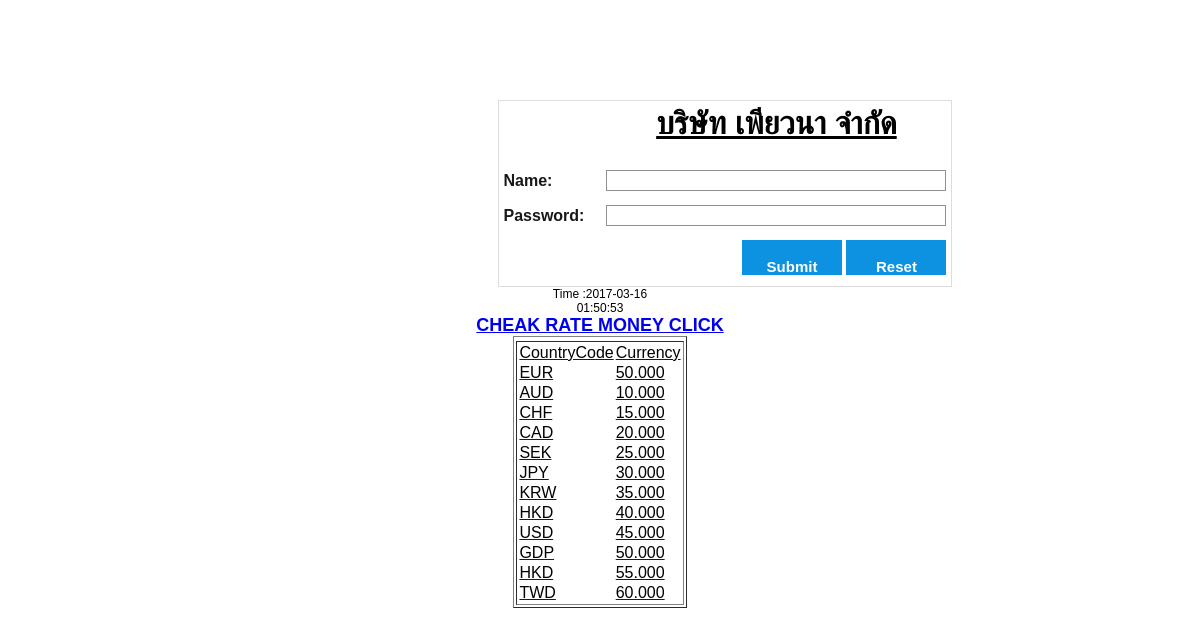
The page /login.php on the database its author committed.
### tables this page shows
CREATE TABLE `money` (
  `IDCountry` int(5) NOT NULL,
  `CountryCode` varchar(4) NOT NULL,
  `Money` decimal(10,3) NOT NULL
);

### login.php (the view, shortened to what this page needs)
<?php include "dbConfig.php";
$msg = "";
?>
<!DOCTYPE html PUBLIC "-//W3C//DTD XHTML 1.0 Strict//EN" "http://www.w3.org/TR/xhtml1/DTD/xhtml1-strict.dtd">
<html xmlns="http://www.w3.org/1999/xhtml">
<head>
    <link href="style.css" rel="stylesheet" type="text/css">
</head>
<body>
    <center>
     <form name="frmregister"action="<?= $_SERVER['PHP_SELF'] ?>" method="post" >
      <table class="form" border="0">
        <tr>
            <td></td><td><h1><U><center>บริษัท เพียวนา จำกัด</U></center></h1></td>
        <tr>
           <td></td>
           <td style="color:red;">
            <?php echo $msg; ?></td>
        </tr>
        <tr>
            <th><label for="name"><strong>Name:</strong></label></th>
            <td><input class="inp-text" name="name" id="name" type="text" size="30" /></td>
        </tr>
        <tr>
            <th><label for="name"><strong>Password:</strong></label></th>
            <td><input class="inp-text" name="password" id="password" type="password" size="30" /></td>
        </tr>
        <tr>
           <td></td>
           <td class="submit-button-right">
            <input class="send_btn" type="submit" value="Submit" alt="Submit" title="Submit" />
            <input class="send_btn" type="reset" value="Reset" alt="Reset" title="Reset" /></td>
        </tr>
    <?php  echo "Time :".date("Y-m-d")?>
    <div id="css_time_run">
    </div>
    <a href = "ifream.html"><font size='4' ><b>CHEAK RATE MONEY CLICK</b>
    <?php
    echo "<center>";
    echo "<table border='1'>";
    echo "<tr>";
    echo "<td>";
    echo "<table>";
    $con=mysqli_connect("localhost","root","","database");
    $head=array("CountryCode ","Currency ");
    echo "<tr>";
    for($i=0; $i<count($head) ; $i++)
        echo "<td>".$head[$i]."</td>";
    echo "</tr>";
    $result=mysqli_query($con,"SELECT * FROM money");
    while($row=mysqli_fetch_array($result,MYSQLI_NUM))
    {
        echo "<tr>";
        for($i=1; $i< 3; $i++)
            echo '<td>'.$row[$i].'</td>';
        echo "</tr>";
    }
    echo "</table>";
    echo "</table>";
    echo "</center>";
    ?>
    </body>
    </html>

### style.css (style rules this page uses)
* { margin: 0; padding: 0; }
html { height: 100%; font-size: 62.5% }
body { height: 100%; background-color: #FFFFFF; font: 1.2em Verdana, Arial, Helvetica, sans-serif; }
table.form { margin-left: 250px; margin-top: 100px; border-collapse: collapse; border: 1px solid #DDDDDD; }
table.form th, table.form td { padding: 4px 5px 10px; text-align: left; font-weight: normal; }
table.form label { font-family: Verdana, Arial, Helvetica, sans-serif; color: #181818; margin-right: 12px; }
table.form input { width: 340px; }
table.form input.inp-text, table.form input.answer, table.form textarea { border: 1px solid #909090; padding: 2px; }
table.form td.submit-button-right { text-align: right !important; }
.send_btn { background: none repeat scroll 0 0 #0D92E1; border: medium none; color: #FFFFFF; cursor: pointer; font: bold 15px/43px Arial,Helvetica,sans-serif; height: 35px; width: 100px !important; padding: 5px 15px 5px 15px; }

### rows shown on the page
money: CountryCode "EUR", Money "50.000"
money: CountryCode "AUD", Money "10.000"
money: CountryCode "CHF", Money "15.000"
money: CountryCode "CAD", Money "20.000"
money: CountryCode "SEK", Money "25.000"
money: CountryCode "JPY", Money "30.000"
money: CountryCode "KRW", Money "35.000"
money: CountryCode "HKD", Money "40.000"
money: CountryCode "USD", Money "45.000"
money: CountryCode "GDP", Money "50.000"
money: CountryCode "HKD", Money "55.000"
money: CountryCode "TWD", Money "60.000"

### other values the page prints
$head[$i] "CountryCode"
$head[$i] "Currency"
